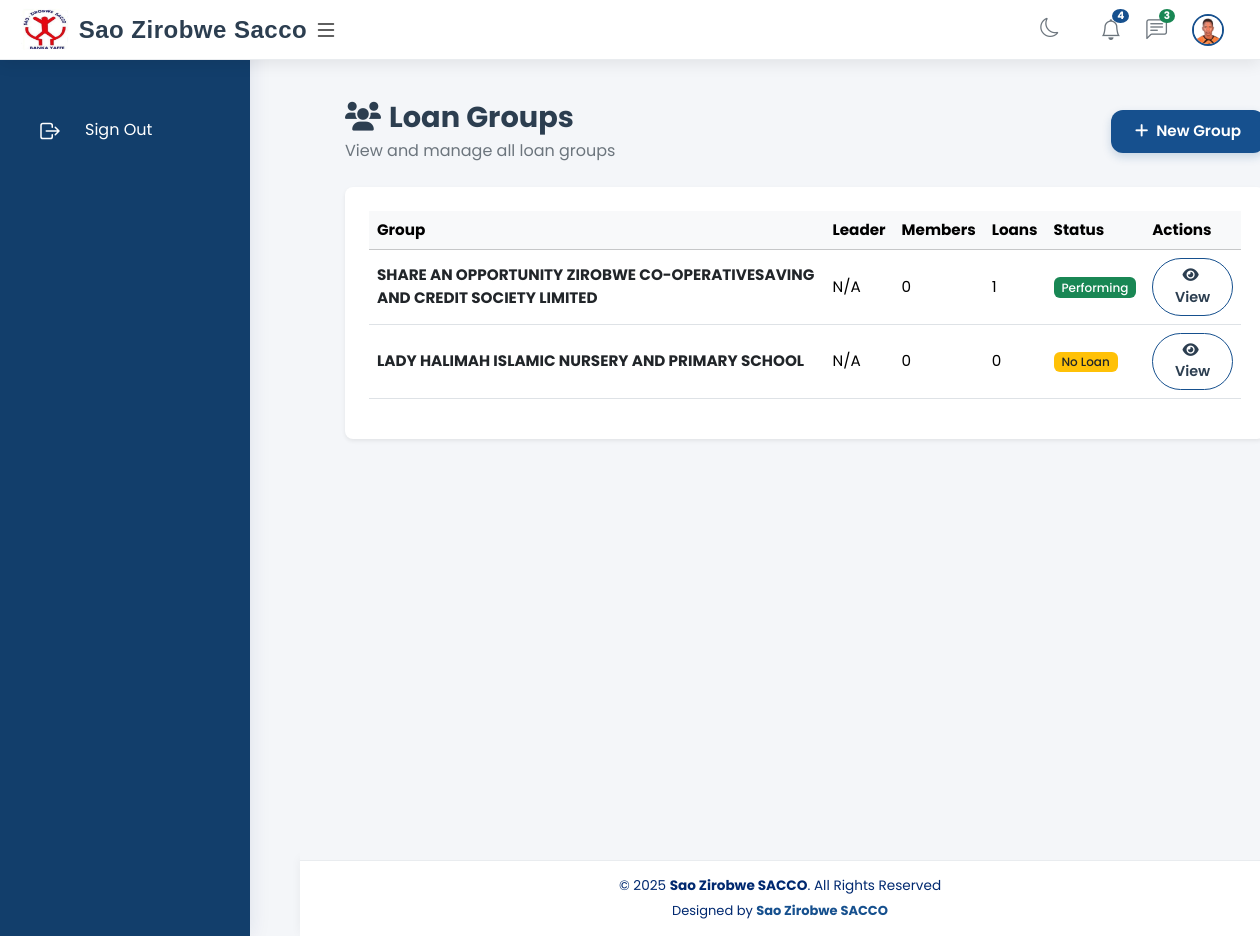
The app's page /group-list/, older data.
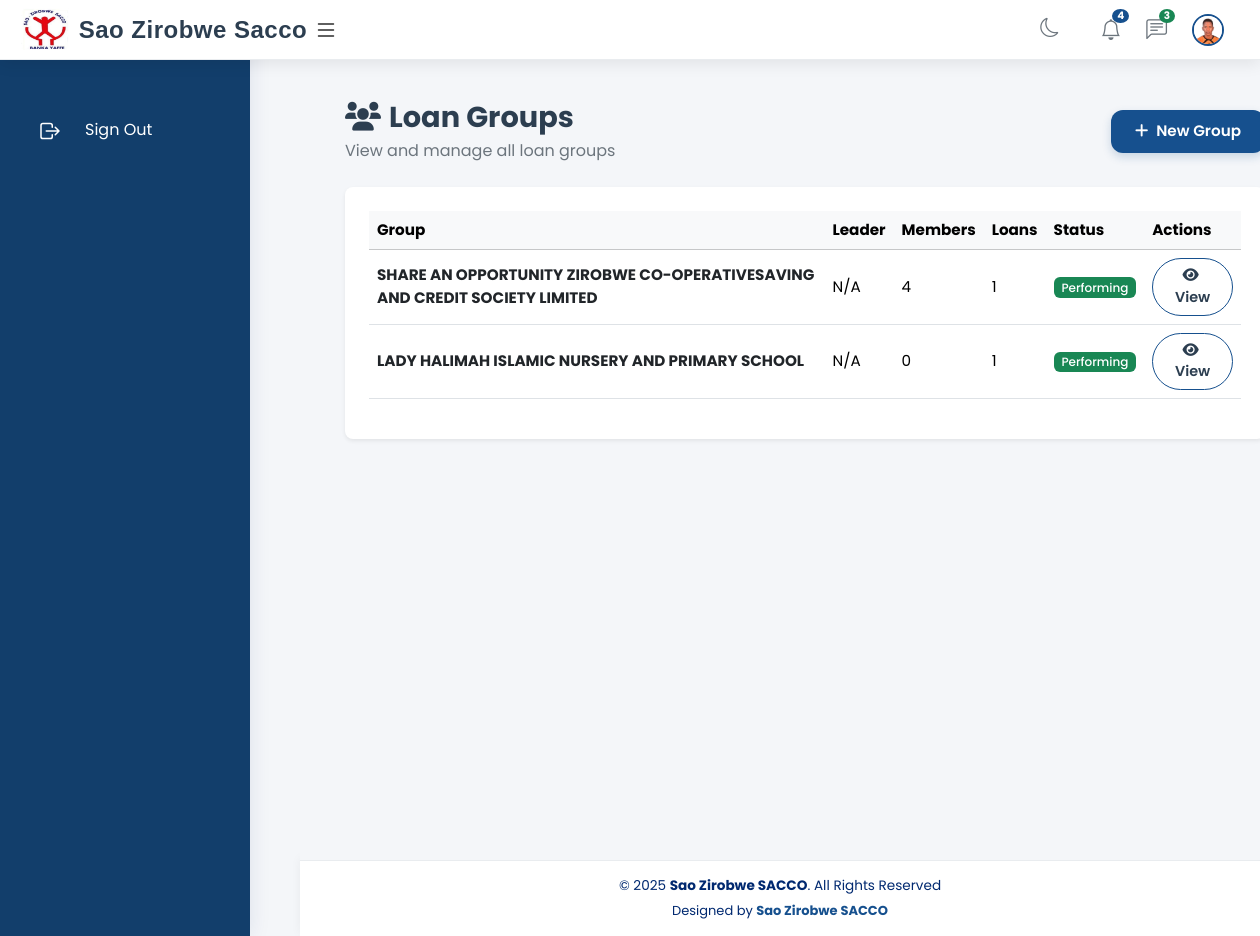
The same page, newer data.
### Groups/models.py (models this page shows, shortened)
class LoanGroup(models.Model):
    name = models.CharField(max_length=255, unique=True)
    group_leader = models.ForeignKey(
        Customer, on_delete=models.SET_NULL, null=True, blank=True, related_name='led_groups'
    )
    created_on = models.DateField(auto_now_add=True)
    meeting_day = models.CharField(max_length=20, choices=[
        ('monday', 'Monday'), ('tuesday', 'Tuesday'), ('wednesday', 'Wednesday'),
        ('thursday', 'Thursday'), ('friday', 'Friday'), ('saturday', 'Saturday'), ('sunday', 'Sunday')
    ], null=True, blank=True)
    meeting_frequency = models.CharField(max_length=20, choices=[
        ('weekly', 'Weekly'), ('biweekly', 'Biweekly'), ('monthly', 'Monthly')
    ], default='weekly')
    location = models.CharField(max_length=255, null=True, blank=True)
    total_savings = models.DecimalField(max_digits=15, decimal_places=2, default=0.00)
    def total_savings(self):
        result = self.savings.aggregate(total=Sum('amount'))
        return result['total'] or 0

### Groups/views.py (the view)
# urls.py: path('group-list/', views.group_list, name='group_list'),
def group_list(request):
    groups = LoanGroup.objects.all()
    return render(request, 'group_lending/list.html', {'groups': groups})

### users/context_processors.py (called while the page is built)
def user_modules(request):
    if request.user.is_authenticated:
        allowed_modules = UserModuleAccess.objects.filter(user=request.user).values_list('module__name', flat=True)
        return {'allowed_modules': allowed_modules}
    return {'allowed_modules': []}  # Return empty list if user is not authenticated

### templates/group_lending/list.html (shortened to what this page needs)
{% extends "base.html" %}
{% load static %}
{% block content %}
<div class="container">
  <div class="header-section d-flex justify-content-between align-items-center mb-4">
    <div>
      <h2 class="mb-1"><i class="fas fa-users me-2"></i>Loan Groups</h2>
      <p class="text-muted mb-0">View and manage all loan groups</p>
    </div>
    <div class="d-flex gap-2">
      <a href="{% url 'group_lending:create_group' %}" class="btn btn-primary px-4" aria-label="Create New Group">
        <i class="fas fa-plus me-2"></i>New Group
      </a>
    </div>
  </div>
  <div class="card shadow-sm border-0 rounded-3">
    <div class="card-body">
      <table class="table table-hover align-middle">
        <thead class="table-light">
          <tr>
            <th>Group</th>
            <th>Leader</th>
            <th>Members</th>
            <th>Loans</th>
            <th>Status</th>
            <th>Actions</th>
          </tr>
        </thead>
        <tbody>
          {% for g in groups %}
          <tr>
            <td class="fw-bold">
              <a href="{% url 'group_lending:group_detail' g.id %}" class="text-decoration-none text-dark" aria-label="View {{ g.name }} Details">
                {{ g.name }}
              </a>
            </td>
            <td>{{ g.leader.first_name }} {{ g.leader.surname|default:"N/A" }}</td>
            <td>{{ g.members.count }}</td>
            <td>{{ g.group_loans.count }}</td>
            <td>
              {% if g.group_loans.last %}
                {% if g.group_loans.last.loan.status == "active" %}
                  <span class="badge bg-success">Performing</span>
                {% elif g.group_loans.last.loan.status == "arrears" %}
                  <span class="badge bg-danger">In Arrears ({{ g.arrears_days }} days)</span>
                {% else %}
                  <span class="badge bg-secondary">{{ g.group_loans.last.loan.status|title }}</span>
                {% endif %}
              {% else %}
                <span class="badge bg-warning text-dark">No Loan</span>
              {% endif %}
            </td>
            <td>
              <a href="{% url 'group_lending:group_detail' g.id %}" class="btn btn-sm btn-outline-primary rounded-pill px-3" aria-label="View {{ g.name }} Details">
                <i class="fas fa-eye me-1"></i>View
              </a>
            </td>
          </tr>
          {% endfor %}
        </tbody>
      </table>
    </div>
  </div>
</div>
{% endblock %}

Row changes from the older to the newer data that the page shows:
changed LoanGroup "SHARE AN OPPORTUNITY ZIROBWE CO-OPERATIVESAVING AND CREDIT SOCIETY LIMITED": members.count "0" → "4"
changed LoanGroup "LADY HALIMAH ISLAMIC NURSERY AND PRIMARY SCHOOL": group_loans.count "0" → "1"; text "No Loan" → "Performing"
